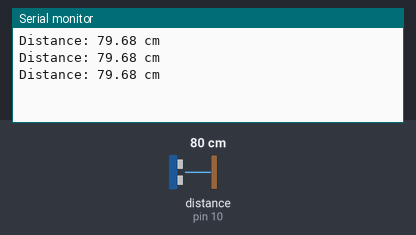
The sketch below on a simulated Arduino Uno, built with avr-gcc and run on an emulated ATmega328P. On the bench: the last lines printed to the serial monitor. Wiring (inferred from the names in the program): ultrasonic range finder: trigger pin 9; echo pin 10. The inputs (shaded band) are chosen by the test bench; at power-on: distance to the obstacle (sensor on pin 10) 80 cm. The echo pulse lasts 58.3 µs per cm.

Above: at 1.3 s.
1.4 s: distance to the obstacle (sensor on pin 10) set to 2 cm
At 1.9 s:
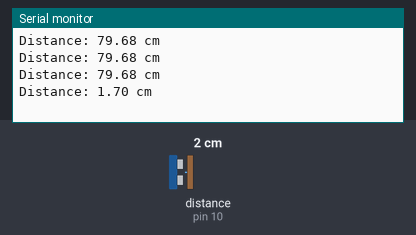
2.9 s: distance to the obstacle (sensor on pin 10) set to 4 cm
At 3.4 s:
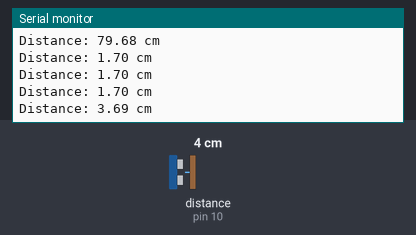
Timing chart, 0 to 5.9 s (numbered marks = the images above; inputs shaded):
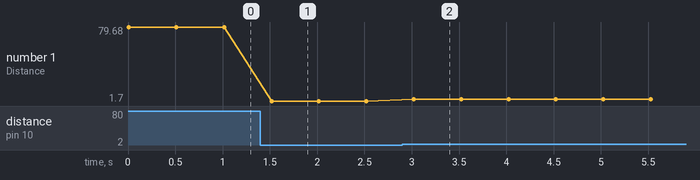

Measured:
- after the input at 1.4 s, the serial monitor: prints a new line after 0.12 s (image 1)
- after the input at 2.9 s, the serial monitor: prints a new line after 0.12 s (image 2)
- plotted number 1: 79.68 → 1.7 after the input at 1.4 s, 1.7 → 3.69 after the input at 2.9 s

The sketch:

ultra.ino
```cpp
// Define pin connections
const int trigPin = 9;
const int echoPin = 10;

void setup() {
    Serial.begin(9600);  // Initialize serial communication
    pinMode(trigPin, OUTPUT);
    pinMode(echoPin, INPUT);
}

void loop() {
    long duration;
    float distance;

    // Send a 10-microsecond pulse to trigger pin
    digitalWrite(trigPin, LOW);
    delayMicroseconds(2);
    digitalWrite(trigPin, HIGH);
    delayMicroseconds(10);
    digitalWrite(trigPin, LOW);

    // Read the echo pin and calculate distance
    duration = pulseIn(echoPin, HIGH);
    distance = (duration * 0.0343) / 2;  // Convert to cm

    Serial.print("Distance: ");
    Serial.print(distance);
    Serial.println(" cm");

    delay(500);  // Wait before next reading
}
```
